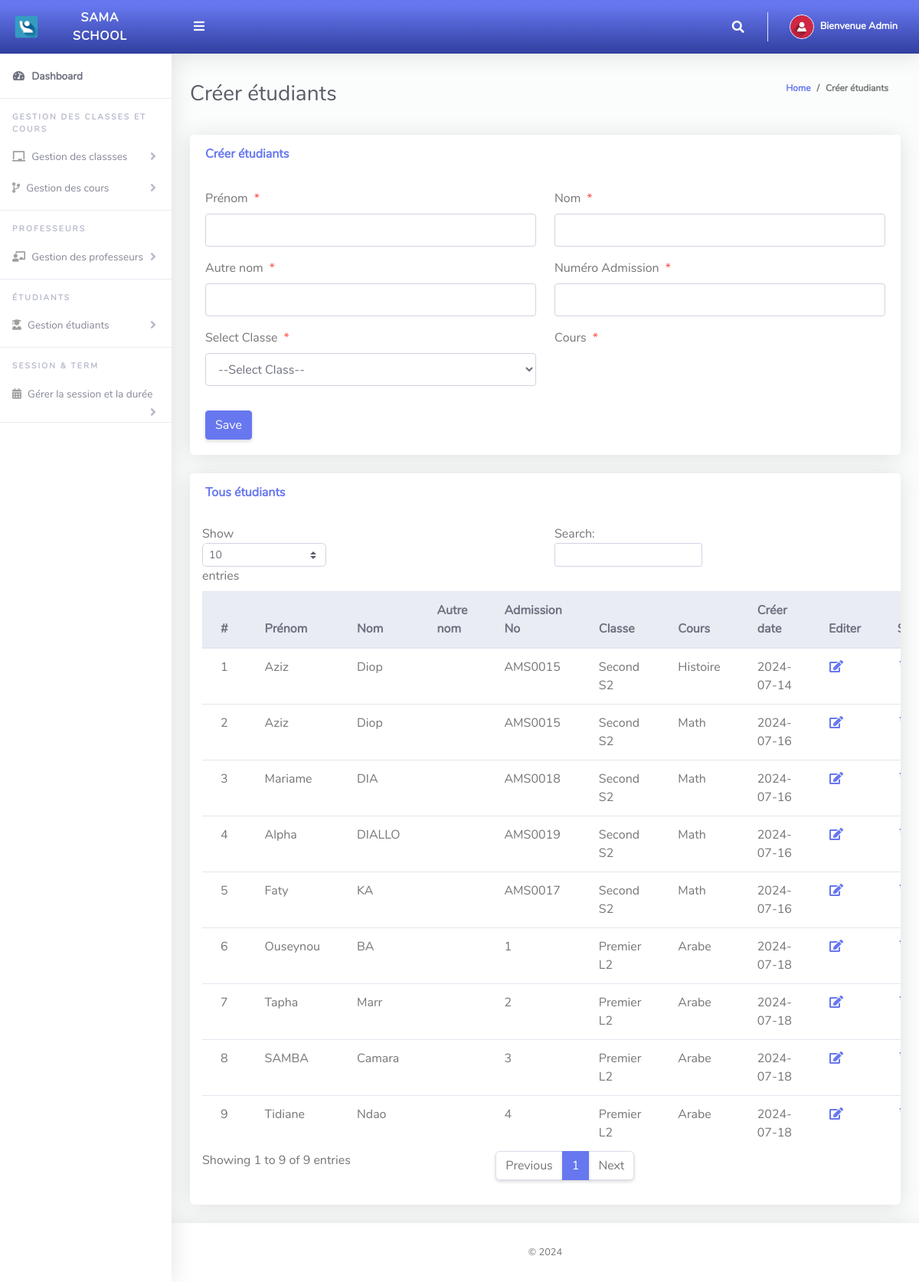
Page /Admin/createStudents.php (signed in) on the committed database.
### tables this page shows
CREATE TABLE `tblstudents` (
  `Id` int(10) NOT NULL,
  `firstName` varchar(255) NOT NULL,
  `lastName` varchar(255) NOT NULL,
  `otherName` varchar(255) NOT NULL,
  `admissionNumber` varchar(255) NOT NULL,
  `password` varchar(50) NOT NULL,
  `classId` varchar(10) NOT NULL,
  `classArmId` varchar(10) NOT NULL,
  `dateCreated` varchar(50) NOT NULL
);

CREATE TABLE `tblclass` (
  `Id` int(10) NOT NULL,
  `className` varchar(255) NOT NULL
);

CREATE TABLE `tblclassarms` (
  `Id` int(10) NOT NULL,
  `classId` varchar(10) NOT NULL,
  `classArmName` varchar(255) NOT NULL,
  `isAssigned` varchar(10) NOT NULL
);

### Admin/createStudents.php (the view, shortened to what this page needs)
<?php
include '../Includes/dbcon.php';
?>
<!DOCTYPE html>
<html lang="en">
<head>
  <link href="../vendor/fontawesome-free/css/all.min.css" rel="stylesheet" type="text/css">
  <link href="../vendor/bootstrap/css/bootstrap.min.css" rel="stylesheet" type="text/css">
  <link href="css/ruang-admin.min.css" rel="stylesheet">
</head>
<body id="page-top">
  <div id="wrapper">
      <?php include "Includes/sidebar.php";?>
    <div id="content-wrapper" class="d-flex flex-column">
      <div id="content">
       <?php include "Includes/topbar.php";?>
        <div class="container-fluid" id="container-wrapper">
          <div class="d-sm-flex align-items-center justify-content-between mb-4">
            <h1 class="h3 mb-0 text-gray-800">Créer étudiants</h1>
            <ol class="breadcrumb">
              <li class="breadcrumb-item"><a href="./">Home</a></li>
              <li class="breadcrumb-item active" aria-current="page">Créer étudiants</li>
            </ol>
          </div>
          <div class="row">
            <div class="col-lg-12">
              <div class="card mb-4">
                <div class="card-header py-3 d-flex flex-row align-items-center justify-content-between">
                  <h6 class="m-0 font-weight-bold text-primary">Créer étudiants</h6>
                </div>
                <div class="card-body">
                  <form method="post">
                   <div class="form-group row mb-3">
                        <div class="col-xl-6">
                        <label class="form-control-label">Prénom<span class="text-danger ml-2">*</span></label>
                        <input type="text" class="form-control" name="firstName" value="<?php echo $row['firstName'];?>" id="exampleInputFirstName" >
                        </div>
                        <div class="col-xl-6">
                        <label class="form-control-label">Nom<span class="text-danger ml-2">*</span></label>
                      <input type="text" class="form-control" name="lastName" value="<?php echo $row['lastName'];?>" id="exampleInputFirstName" >
                        </div>
                    </div>
                     <div class="form-group row mb-3">
                        <div class="col-xl-6">
                        <label class="form-control-label">Autre nom<span class="text-danger ml-2">*</span></label>
                        <input type="text" class="form-control" name="otherName" value="<?php echo $row['otherName'];?>" id="exampleInputFirstName" >
                        </div>
                        <div class="col-xl-6">
                        <label class="form-control-label">Numéro Admission<span class="text-danger ml-2">*</span></label>
                      <input type="text" class="form-control" required name="admissionNumber" value="<?php echo $row['admissionNumber'];?>" id="exampleInputFirstName" >
                        </div>
                    </div>
                    <div class="form-group row mb-3">
                        <div class="col-xl-6">
                        <label class="form-control-label">Select Classe<span class="text-danger ml-2">*</span></label>
                         <?php
                        $qry= "SELECT * FROM tblclass ORDER BY className ASC";
                        $result = $conn->query($qry);
                        $num = $result->num_rows;
                        if ($num > 0){
                          echo ' <select required name="classId" onchange="classArmDropdown(this.value)" class="form-control mb-3">';
                          echo'<option value="">--Select Class--</option>';
                                  echo '</select>';
                              }
                            ?>
                        </div>
                        <div class="col-xl-6">
                        <label class="form-control-label">Cours<span class="text-danger ml-2">*</span></label>
                        </div>
                    </div>
                      <?php
                    if (isset($Id))
                    {
                    ?>
                    <button type="submit" name="update" class="btn btn-warning">Update</button>
                    &nbsp;&nbsp;&nbsp;&nbsp;&nbsp;&nbsp;&nbsp;&nbsp;&nbsp;&nbsp;
                    <?php
                    } else {
                    ?>
                    <button type="submit" name="save" class="btn btn-primary">Save</button>
                    <?php
                    }
                    ?>
                  </form>
                </div>
              </div>
                 <div class="row">
              <div class="col-lg-12">
              <div class="card mb-4">
                <div class="card-header py-3 d-flex flex-row align-items-center justify-content-between">
                  <h6 class="m-0 font-weight-bold text-primary">Tous étudiants</h6>
                </div>
                <div class="table-responsive p-3">
                  <table class="table align-items-center table-flush table-hover" id="dataTableHover">
                    <thead class="thead-light">
                      <tr>
                        <th>#</th>
                        <th>Prénom</th>
                        <th>Nom</th>
                        <th>Autre nom</th>
                        <th>Admission No</th>
                        <th>Classe</th>
                        <th>Cours</th>
                        <th>Créer date</th>
                         <th>Editer</th>
                        <th>Supprimer</th>
                      </tr>
                    </thead>
                    <tbody>
                  <?php
                      $query = "SELECT tblstudents.Id,tblclass.className,tblclassarms.classArmName,tblclassarms.Id AS classArmId,tblstudents.firstName,
                      tblstudents.lastName,tblstudents.otherName,tblstudents.admissionNumber,tblstudents.dateCreated
                      FROM tblstudents
                      INNER JOIN tblclass ON tblclass.Id = tblstudents.classId
                      INNER JOIN tblclassarms ON tblclassarms.Id = tblstudents.classArmId";
                      $rs = $conn->query($query);
                      $num = $rs->num_rows;
                      $sn=0;
                      if($num > 0)
                      {
                        while ($rows = $rs->fetch_assoc())
                          {
                             $sn = $sn + 1;
                            echo"
                              <tr>
                                <td>".$sn."</td>
                                <td>".$rows['firstName']."</td>
                                <td>".$rows['lastName']."</td>
                                <td>".$rows['otherName']."</td>
                                <td>".$rows['admissionNumber']."</td>
                                <td>".$rows['className']."</td>
                                <td>".$rows['classArmName']."</td>
                                 <td>".$rows['dateCreated']."</td>
                                <td><a href='?action=edit&Id=".$rows['Id']."'><i class='fas fa-fw fa-edit'></i></a></td>
                                <td><a href='?action=delete&Id=".$rows['Id']."'><i class='fas fa-fw fa-trash'></i></a></td>
                              </tr>";
                          }
                      }
                      else
                      {
                           echo
                           "<div class='alert alert-danger' role='alert'>
                            No Record Found!
                            </div>";
                      }
                      ?>
                    </tbody>
                  </table>
                </div>
              </div>
            </div>
            </div>
          </div>
        </div>
      </div>
       <?php include "Includes/footer.php";?>
    </div>
  </div>
</body>
</html>

### Admin/Includes/topbar.php (shortened to what this page needs)
<?php
  $query = "SELECT * FROM tbladmin WHERE Id = ".$_SESSION['userId']."";
  $rs = $conn->query($query);
  $rows = $rs->fetch_assoc();
  $fullName = $rows['firstName']." ".$rows['lastName'];
?>
<nav class="navbar navbar-expand navbar-light bg-gradient-primary topbar mb-4 static-top">
          <button id="sidebarToggleTop" class="btn btn-link rounded-circle mr-3">
            <i class="fa fa-bars"></i>
          </button>
          <ul class="navbar-nav ml-auto">
            <li class="nav-item dropdown no-arrow">
              <a class="nav-link dropdown-toggle" href="#" id="searchDropdown" role="button" data-toggle="dropdown"
                aria-haspopup="true" aria-expanded="false">
                <i class="fas fa-search fa-fw"></i>
              </a>
            </li>
            <li class="nav-item dropdown no-arrow">
              <a class="nav-link dropdown-toggle" href="#" id="userDropdown" role="button" data-toggle="dropdown"
                aria-haspopup="true" aria-expanded="false">
                <img class="img-profile rounded-circle" src="img/user-icn.png" style="max-width: 60px">
                <span class="ml-2 d-none d-lg-inline text-white small"><b>Bienvenue <?php echo $fullName;?></b></span>
              </a>
            </li>
          </ul>
        </nav>

### rows in the picture
tblstudents: firstName "Aziz", lastName "Diop", admissionNumber "AMS0015", classId.className "Second S2", classArmId.classArmName "Histoire", dateCreated "2024-07-14"
tblstudents: firstName "Aziz", lastName "Diop", admissionNumber "AMS0015", classId.className "Second S2", classArmId.classArmName "Math", dateCreated "2024-07-16"
tblstudents: firstName "Mariame", lastName "DIA", admissionNumber "AMS0018", classId.className "Second S2", classArmId.classArmName "Math", dateCreated "2024-07-16"
tblstudents: firstName "Alpha", lastName "DIALLO", admissionNumber "AMS0019", classId.className "Second S2", classArmId.classArmName "Math", dateCreated "2024-07-16"
tblstudents: firstName "Faty", lastName "KA", admissionNumber "AMS0017", classId.className "Second S2", classArmId.classArmName "Math", dateCreated "2024-07-16"
tblstudents: firstName "Ouseynou", lastName "BA", admissionNumber "1", classId.className "Premier L2", classArmId.classArmName "Arabe", dateCreated "2024-07-18"
tblstudents: firstName "Tapha", lastName "Marr", admissionNumber "2", classId.className "Premier L2", classArmId.classArmName "Arabe", dateCreated "2024-07-18"
tblstudents: firstName "SAMBA", lastName "Camara", admissionNumber "3", classId.className "Premier L2", classArmId.classArmName "Arabe", dateCreated "2024-07-18"
tblstudents: firstName "Tidiane", lastName "Ndao", admissionNumber "4", classId.className "Premier L2", classArmId.classArmName "Arabe", dateCreated "2024-07-18"

### other values in the picture
$fullName "Admin"
